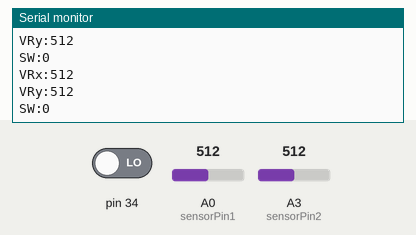
This sketch was run on a simulated Arduino Mega 2560, built with avr-gcc and run on an emulated ATmega2560. Shown: the last lines printed to the serial monitor. The test bench sets the inputs (shaded band); at power-on: A0 (sensorPin1) = 512, A3 (sensorPin2) = 512, pin 34 LOW.

Above: at 1.2 s.
1.3 s: A0 (sensorPin1) set to 716
At 1.71 s:
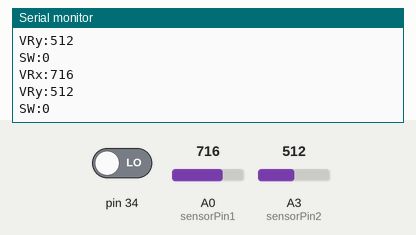
2.8 s: A3 (sensorPin2) set to 716
At 3.21 s:
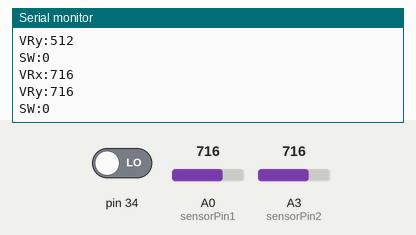
4.3 s: pin 34 driven HIGH
At 4.72 s:
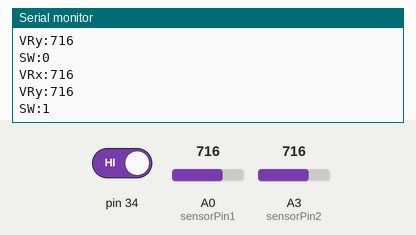
5.8 s: A0 (sensorPin1) set to 900
At 6.22 s:
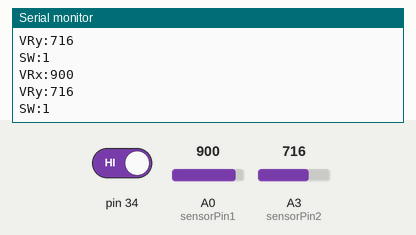
7.3 s: A3 (sensorPin2) set to 900
At 7.73 s:
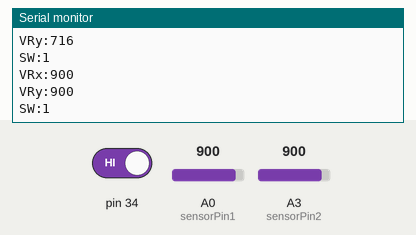
Timing chart, 0 to 9.8 s (numbered marks = the images above; inputs shaded):
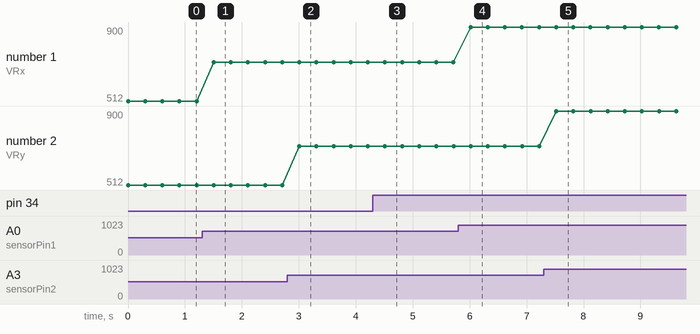

The sketch:

Joystick.ino
```cpp
int sensorPin1 = A0;
int sensorPin2 = A3;
int sensorValue1 = 0;
int sensorValue2 = 0;
int sensorValue3 = 0;

void setup() {
  Serial.begin(115200);
}

void loop() {
  sensorValue1 = analogRead(sensorPin1);
  Serial.print("VRx:");
  Serial.println(sensorValue1);
  sensorValue2 = analogRead(sensorPin2);
  Serial.print("VRy:");
  Serial.println(sensorValue2);
  int sensorValue3 = digitalRead(34);
  Serial.print("SW:");
  Serial.println(sensorValue3);
  delay(300);
}
```

Measured:
- after the input at 1.3 s, the serial monitor: prints a new line after 0.20 s (image 1)
- after the input at 2.8 s, the serial monitor: prints a new line after 0.21 s (image 2)
- after the input at 4.3 s, the serial monitor: prints a new line after 0.21 s (image 3)
- after the input at 5.8 s, the serial monitor: prints a new line after 0.22 s (image 4)
- after the input at 7.3 s, the serial monitor: prints a new line after 0.22 s (image 5)
- plotted number 1: 512 → 716 after the input at 1.3 s, 716 → 900 after the input at 5.8 s
